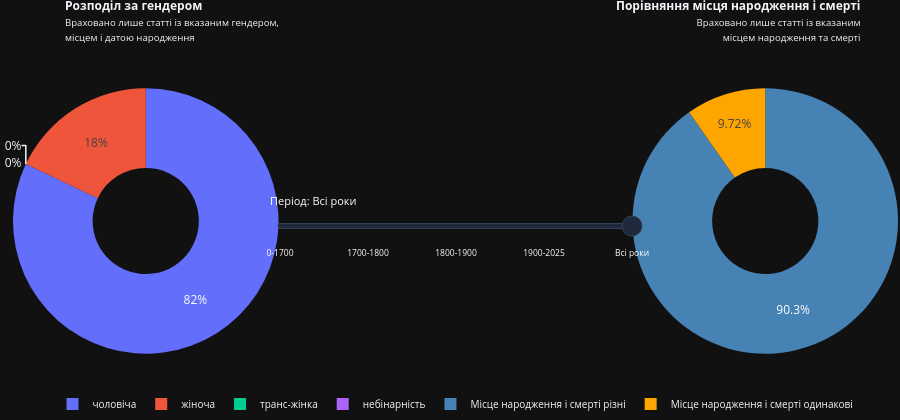

Source (notebook cell):
### Code cell
import numpy as np
import pandas as pd
import plotly.graph_objects as go
from plotly.subplots import make_subplots

# 1. Очищення та приведення типів
cord_df.Sex = cord_df.Sex.fillna('')
sex_dist = cord_df[(cord_df.Sex != '') & (~cord_df.Sex.str.contains('Q'))][['Sex', 'Birthday']].copy()
sex_dist.Birthday = sex_dist.Birthday.fillna('не вказано')
sex_dist = sex_dist[~sex_dist.Birthday.isin(['не вказано', 'NaT'])].copy()
sex_dist['Birthday'] = sex_dist['Birthday'].astype(str).str.split('-').str[0].str.extract(r'(\d+)')[0]
sex_dist = sex_dist.dropna(subset=['Birthday'])
sex_dist['Birthday'] = sex_dist['Birthday'].astype(int)

same_place_sex_dist = death_cord_df.copy()
same_place_sex_dist.Birthday = same_place_sex_dist.Birthday.fillna('не вказано')
same_place_sex_dist = same_place_sex_dist[~same_place_sex_dist.Birthday.isin(['не вказано', 'NaT'])]
same_place_sex_dist = same_place_sex_dist[same_place_sex_dist.Sex.isin(['чоловіча', 'жіноча'])][['Sex', 'SamePlace', 'Birthday']]
same_place_sex_dist['Birthday'] = same_place_sex_dist['Birthday'].astype(str).str.split('-').str[0].str.extract(r'(\d+)')[0]
same_place_sex_dist = same_place_sex_dist.dropna(subset=['Birthday'])
same_place_sex_dist['Birthday'] = same_place_sex_dist['Birthday'].astype(int)
same_place_sex_dist["SamePlace_cat"] = same_place_sex_dist["SamePlace"].map({
    1: "Місце народження і смерті одинакові", 
    0: "Місце народження і смерті різні"
})

# 2. Інтервали для слайдера (включно з 'all')
intervals = [(0, 1700), (1700, 1800), (1800, 1900), (1900, 2025), ("all", "all")]

# Створюємо сабплоти
pie_combined = make_subplots(
    rows=1,
    cols=2,
    specs=[[{'type': 'domain'}, {'type': 'domain'}]],
    horizontal_spacing=0.4,
)

# 3. Генеруємо traces для обох графіків під кожен інтервал
for i, (start, end) in enumerate(intervals):
    if start == "all":
        label = "Всі роки"
        filtered_sex = sex_dist.copy()
        filtered_place = same_place_sex_dist.copy()
    else:
        label = f"{start}-{end}"
        filtered_sex = sex_dist[(sex_dist['Birthday'] >= start) & (sex_dist['Birthday'] <= end)]
        filtered_place = same_place_sex_dist[(same_place_sex_dist['Birthday'] >= start) & (same_place_sex_dist['Birthday'] <= end)]
    
    # --- Лівий Pie (Гендер) ---
    sex_counts = filtered_sex['Sex'].value_counts()
    sex_total = sex_counts.sum()
    sex_percents = ((sex_counts / sex_total * 100).round(2) if sex_total > 0 else sex_counts * 0)

    pie_combined.add_trace(
        go.Pie(
            labels=sex_counts.index.tolist(),
            values=sex_percents.tolist(),
            customdata=sex_counts.tolist(),
            name=f'Гендер ({label})',
            hovertemplate='Гендер: %{label}<br>Відсоток: %{percent}%<br>Кількість: %{customdata}<extra></extra>',
            showlegend=True,
            visible=(i == len(intervals) - 1),  # Початково показуємо "Всі роки"
        ),
        row=1, col=1
    )

    # --- Правий Pie (Місце) ---
    place_counts = filtered_place['SamePlace_cat'].value_counts()
    place_total = place_counts.sum()
    place_percents = ((place_counts / place_total * 100).round(2) if place_total > 0 else place_counts * 0)

    pie_combined.add_trace(
        go.Pie(
            labels=place_counts.index.tolist(),
            values=place_percents.tolist(),
            customdata=place_counts.tolist(),
            name=f'Місце ({label})',
            hovertemplate='Категорія: %{label}<br>Відсоток: %{percent}%<br>Кількість: %{customdata}<extra></extra>',
            marker=dict(colors=['steelblue', 'orange']),
            showlegend=True,
            visible=(i == len(intervals) - 1),  # Початково показуємо "Всі роки"
        ),
        row=1, col=2
    )

# 4. Формуємо кроки для слайдера
steps = []
num_intervals = len(intervals)

for i, (start, end) in enumerate(intervals):
    label = "Всі роки" if start == "all" else f"{start}-{end}"
    
    # Вмикаємо пару traces для поточного інтервалу
    vis = [False] * (num_intervals * 2)
    vis[i * 2] = True      # Лівий Pie
    vis[i * 2 + 1] = True  # Правий Pie

    steps.append(
        dict(
            label=label,
            method='update',
            args=[{'visible': vis}],
        )
    )

# 5. Оновлення Layout з розширеним слайдером
pie_combined.update_layout(
    sliders=[
        dict(
            active=len(intervals) - 1,  # Активний крок - "Всі роки"
            currentvalue={
                'prefix': 'Період: ',
                'font': {'size': 11, 'color': '#ffffff'},
                'visible': True,
            },
            pad={'t': 15, 'b': 10},
            x=0.5,
            y=0.5,
            len=0.42,  # Дещо розширено під 5 позицій слайдера
            xanchor='center',
            yanchor='middle',
            bgcolor='#1e293b',
            activebgcolor='#1e3a8a',
            bordercolor='#334155',
            font=dict(color='#ffffff', size=8.5),
            ticklen=4,
            steps=steps,
        )
    ],
    annotations=[
        dict(
            text=(
                '<b>Розподіл за гендером</b><br>'
                "<span style='font-size:0.8em; max-width:120px;"
                " display:inline-block; text-align:center;'>Враховано лише"
                ' статті із вказаним гендером,<br>місцем і датою'
                ' народження</span>'
            ),
            x=0.18,
            y=1.12,
            xref='paper',
            yref='paper',
            showarrow=False,
            align='left',
            xanchor='center',
            yanchor='bottom',
        ),
        dict(
            text=(
                '<b>Порівняння місця народження і смерті</b><br>'
                "<span style='font-size:0.8em; max-width:120px;"
                " display:inline-block; text-align:center;'>Враховано лише"
                ' статті із вказаним<br>місцем народження та смерті</span>'
            ),
            x=0.82,
            y=1.12,
            xref='paper',
            yref='paper',
            showarrow=False,
            align='right',
            xanchor='center',
            yanchor='bottom',
        ),
    ],
    template='plotly_dark',
    font=dict(size=12),
    legend=dict(
        orientation='h',
        yanchor='bottom',
        y=-0.2,
        xanchor='center',
        x=0.5,
        font=dict(size=10),
    ),
    margin=dict(t=80, b=40, l=2, r=2),
    autosize=True,
    height=420,
    dragmode=False,
)

pie_combined.update_traces(hole=0.4)

pie_combined.show()

### Figure 1 — Plotly figure (JSON) as saved in the notebook; plotly's stock layout.template omitted (floating-point values rounded to 4 significant figures)
{"data": [{"customdata": [182, 18], "domain": {"x": [0, 0.3], "y": [0, 1]}, "hole": 0.4, "hovertemplate": "Гендер: %{label}<br>Відсоток: %{percent}%<br>Кількість: %{customdata}<extra></extra>", "labels": ["чоловіча", "жіноча"], "name": "Гендер (0-1700)", "showlegend": true, "type": "pie", "values": [91, 9], "visible": false}, {"customdata": [144, 29], "domain": {"x": [0.7, 1], "y": [0, 1]}, "hole": 0.4, "hovertemplate": "Категорія: %{label}<br>Відсоток: %{percent}%<br>Кількість: %{customdata}<extra></extra>", "labels": ["Місце народження і смерті різні", "Місце народження і смерті одинакові"], "marker": {"colors": ["steelblue", "orange"]}, "name": "Місце (0-1700)", "showlegend": true, "type": "pie", "values": [83.24, 16.76], "visible": false}, {"customdata": [470, 14], "domain": {"x": [0, 0.3], "y": [0, 1]}, "hole": 0.4, "hovertemplate": "Гендер: %{label}<br>Відсоток: %{percent}%<br>Кількість: %{customdata}<extra></extra>", "labels": ["чоловіча", "жіноча"], "name": "Гендер (1700-1800)", "showlegend": true, "type": "pie", "values": [97.11, 2.89], "visible": false}, {"customdata": [405, 37], "domain": {"x": [0.7, 1], "y": [0, 1]}, "hole": 0.4, "hovertemplate": "Категорія: %{label}<br>Відсоток: %{percent}%<br>Кількість: %{customdata}<extra></extra>", "labels": ["Місце народження і смерті різні", "Місце народження і смерті одинакові"], "marker": {"colors": ["steelblue", "orange"]}, "name": "Місце (1700-1800)", "showlegend": true, "type": "pie", "values": [91.63, 8.37], "visible": false}, {"customdata": [8557, 874], "domain": {"x": [0, 0.3], "y": [0, 1]}, "hole": 0.4, "hovertemplate": "Гендер: %{label}<br>Відсоток: %{percent}%<br>Кількість: %{customdata}<extra></extra>", "labels": ["чоловіча", "жіноча"], "name": "Гендер (1800-1900)", "showlegend": true, "type": "pie", "values": [90.73, 9.27], "visible": false}, {"customdata": [7350, 552], "domain": {"x": [0.7, 1], "y": [0, 1]}, "hole": 0.4, "hovertemplate": "Категорія: %{label}<br>Відсоток: %{percent}%<br>Кількість: %{customdata}<extra></extra>", "labels": ["Місце народження і смерті різні", "Місце народження і смерті одинакові"], "marker": {"colors": ["steelblue", "orange"]}, "name": "Місце (1800-1900)", "showlegend": true, "type": "pie", "values": [93.01, 6.99], "visible": false}, {"customdata": [42730, 10457, 3, 1], "domain": {"x": [0, 0.3], "y": [0, 1]}, "hole": 0.4, "hovertemplate": "Гендер: %{label}<br>Відсоток: %{percent}%<br>Кількість: %{customdata}<extra></extra>", "labels": ["чоловіча", "жіноча", "транс-жінка", "небінарність"], "name": "Гендер (1900-2025)", "showlegend": true, "type": "pie", "values": [80.33, 19.66, 0.01, 0], "visible": false}, {"customdata": [17694, 2136], "domain": {"x": [0.7, 1], "y": [0, 1]}, "hole": 0.4, "hovertemplate": "Категорія: %{label}<br>Відсоток: %{percent}%<br>Кількість: %{customdata}<extra></extra>", "labels": ["Місце народження і смерті різні", "Місце народження і смерті одинакові"], "marker": {"colors": ["steelblue", "orange"]}, "name": "Місце (1900-2025)", "showlegend": true, "type": "pie", "values": [89.23, 10.77], "visible": false}, {"customdata": [51640, 11298, 3, 1], "domain": {"x": [0, 0.3], "y": [0, 1]}, "hole": 0.4, "hovertemplate": "Гендер: %{label}<br>Відсоток: %{percent}%<br>Кількість: %{customdata}<extra></extra>", "labels": ["чоловіча", "жіноча", "транс-жінка", "небінарність"], "name": "Гендер (Всі роки)", "showlegend": true, "type": "pie", "values": [82.04, 17.95, 0, 0], "visible": true}, {"customdata": [25313, 2725], "domain": {"x": [0.7, 1], "y": [0, 1]}, "hole": 0.4, "hovertemplate": "Категорія: %{label}<br>Відсоток: %{percent}%<br>Кількість: %{customdata}<extra></extra>", "labels": ["Місце народження і смерті різні", "Місце народження і смерті одинакові"], "marker": {"colors": ["steelblue", "orange"]}, "name": "Місце (Всі роки)", "showlegend": true, "type": "pie", "values": [90.28, 9.72], "visible": true}], "layout": {"annotations": [{"align": "left", "showarrow": false, "text": "<b>Розподіл за гендером</b><br><span style='font-size:0.8em; max-width:120px; display:inline-block; text-align:center;'>Враховано лише статті із вказаним гендером,<br>місцем і датою народження</span>", "x": 0.18, "xanchor": "center", "xref": "paper", "y": 1.12, "yanchor": "bottom", "yref": "paper"}, {"align": "right", "showarrow": false, "text": "<b>Порівняння місця народження і смерті</b><br><span style='font-size:0.8em; max-width:120px; display:inline-block; text-align:center;'>Враховано лише статті із вказаним<br>місцем народження та смерті</span>", "x": 0.82, "xanchor": "center", "xref": "paper", "y": 1.12, "yanchor": "bottom", "yref": "paper"}], "autosize": true, "dragmode": false, "font": {"size": 12}, "height": 420, "legend": {"font": {"size": 10}, "orientation": "h", "x": 0.5, "xanchor": "center", "y": -0.2, "yanchor": "bottom"}, "margin": {"b": 40, "l": 2, "r": 2, "t": 80}, "sliders": [{"active": 4, "activebgcolor": "#1e3a8a", "bgcolor": "#1e293b", "bordercolor": "#334155", "currentvalue": {"font": {"color": "#ffffff", "size": 11}, "prefix": "Період: ", "visible": true}, "font": {"color": "#ffffff", "size": 8.5}, "len": 0.42, "pad": {"b": 10, "t": 15}, "steps": [{"args": [{"visible": [true, true, false, false, false, false, false, false, false, false]}], "label": "0-1700", "method": "update"}, {"args": [{"visible": [false, false, true, true, false, false, false, false, false, false]}], "label": "1700-1800", "method": "update"}, {"args": [{"visible": [false, false, false, false, true, true, false, false, false, false]}], "label": "1800-1900", "method": "update"}, {"args": [{"visible": [false, false, false, false, false, false, true, true, false, false]}], "label": "1900-2025", "method": "update"}, {"args": [{"visible": [false, false, false, false, false, false, false, false, true, true]}], "label": "Всі роки", "method": "update"}], "ticklen": 4, "x": 0.5, "xanchor": "center", "y": 0.5, "yanchor": "middle"}]}}
